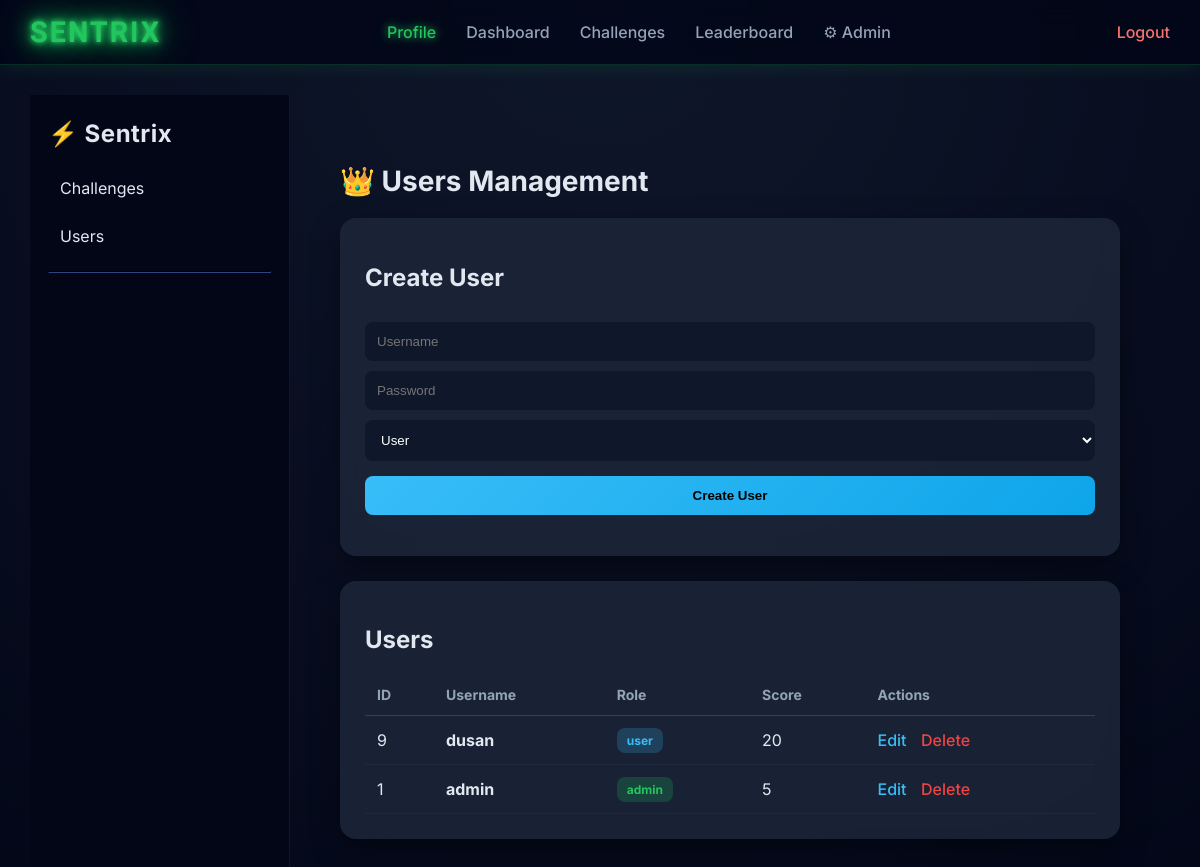
Page /public/admin/users.php (signed in) on the committed database.
### tables this page shows
CREATE TABLE `users` (
  `id` int(11) NOT NULL,
  `username` varchar(50) DEFAULT NULL,
  `password` varchar(255) DEFAULT NULL,
  `score` int(11) DEFAULT 0,
  `created_at` timestamp NOT NULL DEFAULT current_timestamp(),
  `role` varchar(20) DEFAULT 'user'
);

### public/admin/users.php (the view, shortened to what this page needs)
<?php
$db = new Database();
$conn = $db->connect();
$conn->setAttribute(PDO::ATTR_ERRMODE, PDO::ERRMODE_EXCEPTION);
$action = $_GET['action'] ?? 'list';
$id = filter_input(INPUT_GET, 'id', FILTER_VALIDATE_INT);
$stmt = $conn->query("SELECT id, username, role, score FROM users ORDER BY id DESC");
$users = $stmt->fetchAll(PDO::FETCH_ASSOC);
$editUser = null;
?>
<link rel="stylesheet" href="/Sentrix/css/admin_users.css">
<?php require_once __DIR__ . '/../../views/header.php';?>
<div class="admin-wrapper">
    <?php require_once __DIR__ . '/../../views/admin_sidebar.php'; ?>
  <div class="content">
<div class="admin-container">
<h1>👑 Users Management</h1>
<div class="card">
<h2><?= $action === 'edit' ? 'Edit User' : 'Create User' ?></h2>
<form method="POST" action="?action=<?= $action === 'edit' ? 'edit&id=' . $id : 'create' ?>">
<?php if ($action !== 'edit'): ?>
    <input name="username" placeholder="Username" required>
    <input name="password" type="password" placeholder="Password" required>
<?php else: ?>
    <p>User: <b><?= htmlspecialchars($editUser['username']) ?></b></p>
<?php endif; ?>
<select name="role">
    <option value="user" <?= isset($editUser) && $editUser['role'] === 'user' ? 'selected' : '' ?>>User</option>
</select>
<button>
<?= $action === 'edit' ? 'Update User' : 'Create User' ?>
</button>
</form>
</div>
<div class="card">
<h2>Users</h2>
<div class="table-wrapper">
<table>
<tr>
<th>ID</th>
<th>Username</th>
<th>Role</th>
<th>Score</th>
<th>Actions</th>
</tr>
<?php foreach ($users as $u): ?>
<tr>
<td><?= $u['id'] ?></td>
<td><b><?= htmlspecialchars($u['username']) ?></b></td>
<td>
    <span class="badge <?= $u['role'] === 'admin' ? 'admin-badge' : 'user-badge' ?>">
        <?= $u['role'] ?>
    </span>
</td>
<td><?= $u['score'] ?></td>
<td class="actions">
    <a class="edit" href="?action=edit&id=<?= $u['id'] ?>">Edit</a>
    <a class="delete" href="?action=delete&id=<?= $u['id'] ?>" onclick="return confirm('Delete user?')">Delete</a>
</td>
</tr>
<?php endforeach; ?>
</table>
</div>
</div>
</div>

### css/admin_users.css (style rules this page uses)
:root { --bg: #0f172a; --card: #1e293b; --accent: #38bdf8; --accent2: #22c55e; --danger: #ef4444; --text: #e2e8f0; }
body { background: var(--bg); color: var(--text); font-family: 'Segoe UI', sans-serif; }
.admin-container { max-width: 1200px; margin: auto; padding: 20px; }
.admin-wrapper { display: grid; grid-template-columns: 260px 1fr; min-height: calc(100vh - 60px); }
h1 { font-size: 28px; margin-bottom: 20px; }
.card { background: rgba(30,41,59,0.8); backdrop-filter: blur(10px); border-radius: 16px; padding: 25px; margin-bottom: 25px; box-shadow: 0 10px 30px rgba(0,0,0,0.4); }
input, select { width: 100%; padding: 12px; margin-top: 10px; border-radius: 8px; border: none; background: #0f172a; color: white; outline: none; }
button { margin-top: 15px; background: linear-gradient(135deg, var(--accent), #0ea5e9); border: none; padding: 12px; width: 100%; border-radius: 8px; font-weight: bold; cursor: pointer; transition: 0.2s; }
.table-wrapper { overflow-x: auto; }
table { width: 100%; border-collapse: collapse; }
th { text-align: left; padding: 12px; font-size: 14px; color: #94a3b8; border-bottom: 1px solid #334155; }
td { padding: 14px 12px; border-bottom: 1px solid #1e293b; }
.actions a { margin-right: 10px; text-decoration: none; font-weight: 500; }
.edit { color: var(--accent); }
.delete { color: var(--danger); }
.badge { padding: 5px 10px; border-radius: 6px; font-size: 12px; }
.admin-badge { background: rgba(34,197,94,0.2); color: var(--accent2); }
.user-badge { background: rgba(56,189,248,0.2); color: var(--accent); }

### css/style.css (style rules this page uses)
body { margin: 0; font-family: 'Inter', sans-serif; background: radial-gradient(circle at top, #0f172a, #020617); color: #e2e8f0; overflow-x: hidden; }
.content { padding: 30px; }
.badge { padding: 5px 10px; border-radius: 8px; font-size: 0.75rem; font-weight: bold; }

### rows in the picture
users: id "9", username "dusan", role "user", score "20"
users: id "1", username "admin", role "admin", score "5"
